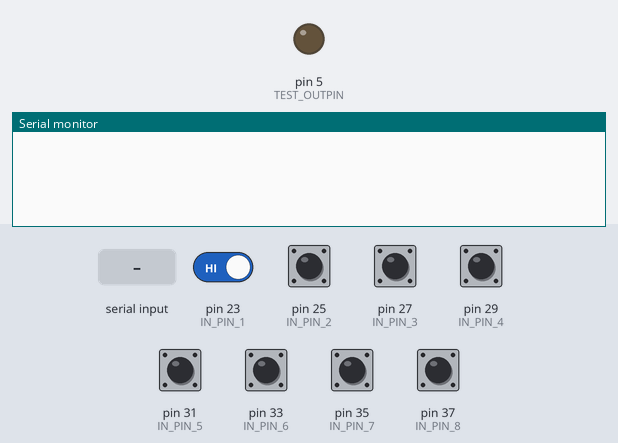
A sketch run on a simulated Arduino Mega 2560, built with avr-gcc and run on an emulated ATmega2560. Shown: output pins drawn as LEDs (lit = HIGH), the last lines printed to the serial monitor. Inputs (shaded band) come from the test bench; at power-on: pin 23 (IN_PIN_1), pin 25 (IN_PIN_2), pin 27 (IN_PIN_3), pin 29 (IN_PIN_4), pin 31 (IN_PIN_5), pin 33 (IN_PIN_6), pin 35 (IN_PIN_7), pin 37 (IN_PIN_8) HIGH.

Above: at 3.2 s.
3.3 s: pin 23 (IN_PIN_1) driven LOW
At 4.5 s:
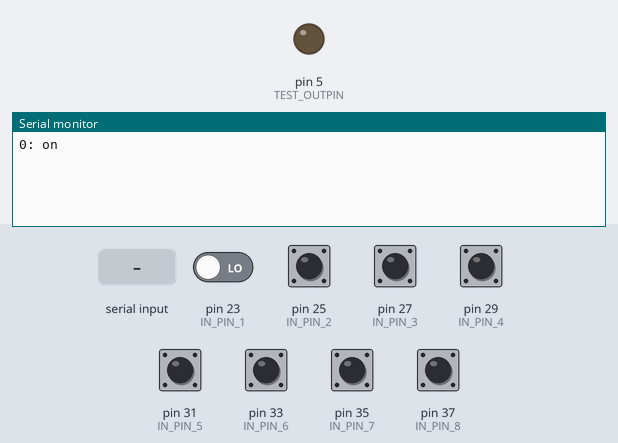
4.8 s: "1\n" received over the second serial link
At 5.2 s:
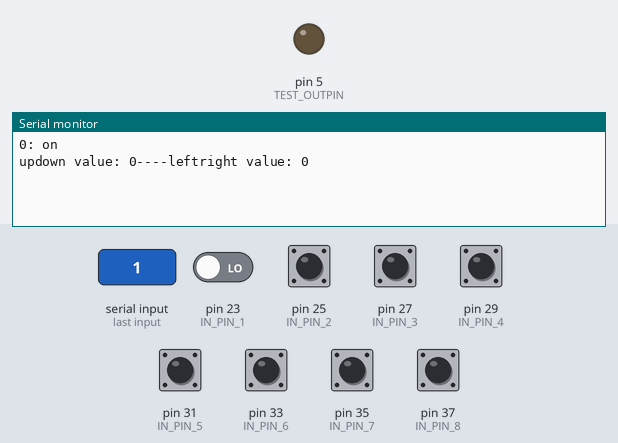

The sketch:

arduino_mega_game_new.ino
```cpp
#include <String.h>
#include <ArduinoJson.h>
#include <SoftwareSerial.h>
#include <SerialCommand.h>  // Thêm vào sketch thư viện Serial Command
#include "bmt_config.h"

#define IN_PIN_1 23
#define IN_PIN_2 25
#define IN_PIN_3 27
#define IN_PIN_4 29
#define IN_PIN_5 31
#define IN_PIN_6 33
#define IN_PIN_7 35
#define IN_PIN_8 37

#define TEST_INPIN 4
#define TEST_OUTPIN 5


/* variables */
unsigned long rxPulse = 12;	//xung (ms) nhận các pin ngõ vào
int fakePressedCounter[8] = {0, 0, 0, 0, 0, 0, 0, 0};
int realPressedCounter[8] = {0, 0, 0, 0, 0, 0, 0, 0};
bool pressEnable[8] = {true, true, true, true, true, true, true, true}; //true: cho phép nhận pin, fasle: ko nhận pin
bool line[8] = {true, true, true, true, true, true, true, true};    //Trạng thái Line: true->connected, false->disconnected

/* software serial */
const byte RX = 2;          // Chân 2 được dùng làm chân RX
const byte TX = 3;          // Chân 3 được dùng làm chân TX
SoftwareSerial mySerial = SoftwareSerial(RX, TX);
SerialCommand sCmd(mySerial); // Khai báo biến sử dụng thư viện Serial Command

void setup() {

    delay(2000);
    pinMode(IN_PIN_1, INPUT);
    pinMode(IN_PIN_2, INPUT);
    pinMode(IN_PIN_3, INPUT);
    pinMode(IN_PIN_4, INPUT);
    pinMode(IN_PIN_5, INPUT);
    pinMode(IN_PIN_6, INPUT);
    pinMode(IN_PIN_7, INPUT);
    pinMode(IN_PIN_8, INPUT);

    pinMode(TEST_INPIN, INPUT);

    pinMode(TEST_OUTPIN, OUTPUT);
    digitalWrite(TEST_OUTPIN, LOW);
    // Khởi tạo Serial ở baudrate 57600 để debug ở serial monitor
    Serial.begin(115200);
    // Khởi tạo Serial ở baudrate 57600 cho cổng Serial thứ hai, dùng cho việc kết nối với ESP8266
    mySerial.begin(57600);

    // Một số hàm trong thư viện Serial Command
    sCmd.addDefaultHandler(defaultCommand);

}

void loop() {
    sCmd.readSerial();

    int disconectLine = 0;
    int connectLine = 0;
    int data = 0;
    int lineState = 0;
    int pin[8];

    pinIsPressed(pin);
//    for(int i=0; i<8; i++){
//        Serial.println(pin[i]);
//    }

    for(int i=0; i<8; i++){
        //low-low (trạng thái thật: LOW)
        if (pin[i] == B00) {
            //Nếu line connected và pressEnable: true thì gửi data
            if (pressEnable[i] == true && line[i] == true) {
                // sendData();
                pressEnable[i] = false;
                fakePressedCounter[i] = 0;
                data = data | (1<<i);   //Nếu data != 0: có pin được kích xuống mức thấp
            }
        }
        //high-high (Trạng thái thật: HIGH)
        else if (pin[i] == B11) {
            realPressedCounter[i]++;
            fakePressedCounter[i] = 0;
            pressEnable[i] = true;
        }
        //low-high (Trạng thái giả: pin disconnected)
        else if (pin[i] == B01) {
            fakePressedCounter[i]++;    //đếm trạng thái giả
        }
        //high-low (trạng thái giả: pin disconnected)
        else if (pin[i] == B10) {
        }
    }
    for(int i=0; i<8; i++){
        //Kiểm tra biến đếm trạng thái giả: Nếu đúng thì gửi: Line disconnected
        if (fakePressedCounter[i] == 200) {
            if (line[i] == true) {
                line[i] = false;
                Serial.print("line[i]: ");
                Serial.println(line[i]);
                disconectLine |= (1 << i);  //Nếu bit disconnetedLine != 0: có line disconnected
            }
            fakePressedCounter[i] = 0;
            realPressedCounter[i] = 0;
        }
        //Kiểm tra biến đếm trạng thái thật: Nếu đúng thì gửi: Line connected
        if ( realPressedCounter[i] == 300) {
            if (line[i] == false) {
                line[i] = true;
                Serial.print("line[i]: ");
                Serial.println(line[i]);
                connectLine |= (1 << i);    //Nếu bit connetedLine != 0: có line connected
            }
            realPressedCounter[i] = 0;
        }

    }
    //Nếu có pin kích LOW hoặc line disconnected/connected: Gửi data to server
    if (data != 0 || disconectLine !=0 || connectLine != 0) {
        sendData(data, disconectLine, connectLine);
    }

}

void sendData (int stateData, int disState, int conState) {
    StaticJsonBuffer<200> jsonBuffer;
    JsonObject& root = jsonBuffer.createObject();

    if (stateData != 0) {
        for(int i=0; i<8; i++){
            if (stateData & (1 << i)) {
                root[bc[i]] = "on";
                Serial.print(i);
                Serial.println(": on");
            }
        }
    }
    if (disState != 0 || conState) {
        for(int i=0; i<8; i++){
            if (disState & (1 << i)) {
                root[bc[i]] = "disconnected";
                Serial.print(i);
                Serial.println(": disconnected");
            }
            if (conState & (1 << i)) {
                root[bc[i]] = "connected";
                Serial.print(i);
                Serial.println(": connected");
            }
        }
    }

    mySerial.print('arduino');
    mySerial.print('\r');
    root.printTo(mySerial);
    mySerial.print('\r');

}


void rxCommand(String command) {
    char *json = sCmd.next();

    Serial.println(json);

}
void defaultCommand(String command) {
    char *json = sCmd.next();

    Serial.println(json);

    StaticJsonBuffer<200> jsonBuffer;
    JsonObject& root = jsonBuffer.parseObject(json);

    unsigned int updownValue = root["updown"];
    unsigned int leftrightValue = root["leftright"];
    Serial.print("updown value: ");
    Serial.print(updownValue);
    Serial.print("----leftright value: ");
    Serial.println(leftrightValue);

}


void pinIsPressed (int res[]) {
    unsigned long currentMillis = millis();

    int in[8];
    in[0] = digitalRead(IN_PIN_1);
    in[1] = digitalRead(IN_PIN_2);
    in[2] = digitalRead(IN_PIN_3);
    in[3] = digitalRead(IN_PIN_4);
    in[4] = digitalRead(IN_PIN_5);
    in[5] = digitalRead(IN_PIN_6);
    in[6] = digitalRead(IN_PIN_7);
    in[7] = digitalRead(IN_PIN_8);

    int in1 = digitalRead(IN_PIN_1);

    bool sta[8] = {true, true, true, true, true, true, true, true}; //false: đã nhận pin level, true: chưa nhận pin level

    while (1) {
        //Nếu pin thay đổi trạng thái
        if (sta[0] == true) {
            if (digitalRead(IN_PIN_1) != in[0]) {       //Nhận fake state của pin
                res[0] = (in[0] << 1) | (~in[0] & 0x1);
                sta[0] = false;
            }
            else if ((unsigned long)(millis() - currentMillis) >= rxPulse) {    //Nhận state của pin trong rxPulse (ms)
                res[0] = (in[0] <<1) | in[0];
                sta[0] = false;
            }
        }
        if (sta[1] == true) {
            if (digitalRead(IN_PIN_2) != in[1]) {
                res[1] = (in[1] << 1) | (~in[1] & 0x1);
                sta[1] = false;
            }
            else if ((unsigned long)(millis() - currentMillis) >= rxPulse) {
                res[1] = (in[1] <<1) | in[1];
                sta[1] = false;
            }
        }
        if (sta[2] == true) {
            if (digitalRead(IN_PIN_3) != in[2]) {
                res[2] = (in[2] << 1) | (~in[2] & 0x1);
                sta[2] = false;
            }
            else if ((unsigned long)(millis() - currentMillis) >= rxPulse) {
                res[2] = (in[2] <<1) | in[2];
                sta[2] = false;
            }
        }
        if (sta[3] == true) {
            if (digitalRead(IN_PIN_4) != in[3]) {
                res[3] = (in[3] << 1) | (~in[3] & 0x1);
                sta[3] = false;
            }
            else if ((unsigned long)(millis() - currentMillis) >= rxPulse) {
                res[3] = (in[3] <<1) | in[3];
                sta[3] = false;
            }
        }
        if (sta[4] == true) {
            if (digitalRead(IN_PIN_5) != in[4]) {
                res[4] = (in[4] << 1) | (~in[4] & 0x1);
                sta[4] = false;
            }
            else if ((unsigned long)(millis() - currentMillis) >= rxPulse) {
                res[4] = (in[4] <<1) | in[4];
                sta[4] = false;
            }
        }
        if (sta[5] == true) {
            if (digitalRead(IN_PIN_6) != in[5]) {
                res[5] = (in[5] << 1) | (~in[5] & 0x1);
                sta[5] = false;
            }
            else if ((unsigned long)(millis() - currentMillis) >= rxPulse) {
                res[5] = (in[5] <<1) | in[5];
                sta[5] = false;
            }
        }
        if (sta[6] == true) {
            if (digitalRead(IN_PIN_7) != in[6]) {
                res[6] = (in[6] << 1) | (~in[6] & 0x1);
                sta[6] = false;
            }
            else if ((unsigned long)(millis() - currentMillis) >= rxPulse) {
                res[6] = (in[6] <<1) | in[6];
                sta[6] = false;
            }
        }
        if (sta[7] == true) {
            if (digitalRead(IN_PIN_8) != in[7]) {
                res[7] = (in[7] << 1) | (~in[7] & 0x1);
                sta[7] = false;
            }
            else if ((unsigned long)(millis() - currentMillis) >= rxPulse) {
                res[7] = (in[7] <<1) | in[7];
                sta[7] = false;
            }
        }
        if (!(sta[0] || sta[1] || sta[2] || sta[3] || sta[4] || sta[5] || sta[6] || sta[7])) {
            break;
        }
    }
}

void testPinPulse () {
  unsigned long temp1 = millis();
  if (digitalRead(IN_PIN_1)==HIGH) {
    while (digitalRead(IN_PIN_1)==HIGH) {

    }
    Serial.print("P1:");
    Serial.println(millis() - temp1);
  }
  unsigned long temp2 = millis();
  if (digitalRead(IN_PIN_2)==LOW) {
    while (digitalRead(IN_PIN_2)==LOW) {

    }
    Serial.print("P2:");
    Serial.println(millis() - temp2);
  }
  unsigned long temp3 = millis();
  if (digitalRead(IN_PIN_3)==LOW) {
    while (digitalRead(IN_PIN_3)==LOW) {

    }
    Serial.print("P3:");
    Serial.println(millis() - temp3);
  }
  unsigned long temp4 = millis();
  if (digitalRead(IN_PIN_4)==LOW) {
    while (digitalRead(IN_PIN_4)==LOW) {

    }
    Serial.print("P4:");
    Serial.println(millis() - temp4);
  }
  unsigned long temp5 = millis();
  if (digitalRead(IN_PIN_5)==LOW) {
    while (digitalRead(IN_PIN_5)==LOW) {

    }
    Serial.print("P5:");
    Serial.println(millis() - temp5);
  }
  unsigned long temp6 = millis();
  if (digitalRead(IN_PIN_6)==LOW) {
    while (digitalRead(IN_PIN_6)==LOW) {

    }
    Serial.print("P6:");
    Serial.println(millis() - temp6);
  }
  unsigned long temp7 = millis();
  if (digitalRead(IN_PIN_7)==LOW) {
    while (digitalRead(IN_PIN_7)==LOW) {

    }
    Serial.print("P7:");
    Serial.println(millis() - temp7);
  }
  unsigned long temp8 = millis();
  if (digitalRead(IN_PIN_8)==LOW) {
    while (digitalRead(IN_PIN_8)==LOW) {

    }
    Serial.print("P8:");
    Serial.println(millis() - temp8);
  }
}
```

bmt_config.h
```cpp
#ifndef __ARDUINO_GAME_H__
#define __ARDUINO_GAME_H__

/* name of game */
#define DRAGON
// #define PANDA

/* dragon */
#if defined(DRAGON)
    String bc[8] = {"bc1-1", "bc1-2", "bc1-3", "bc1-4", "bc1-5", "bc1-6", "bc1-7", "bc1-8"};
#endif

#if defined(PANDA)
#endif


#endif
```

Measured:
- after the input at 3.3 s, the serial monitor: prints a new line at once (image 1)
- after the input at 4.8 s, the serial monitor: prints a new line at once (image 2)
